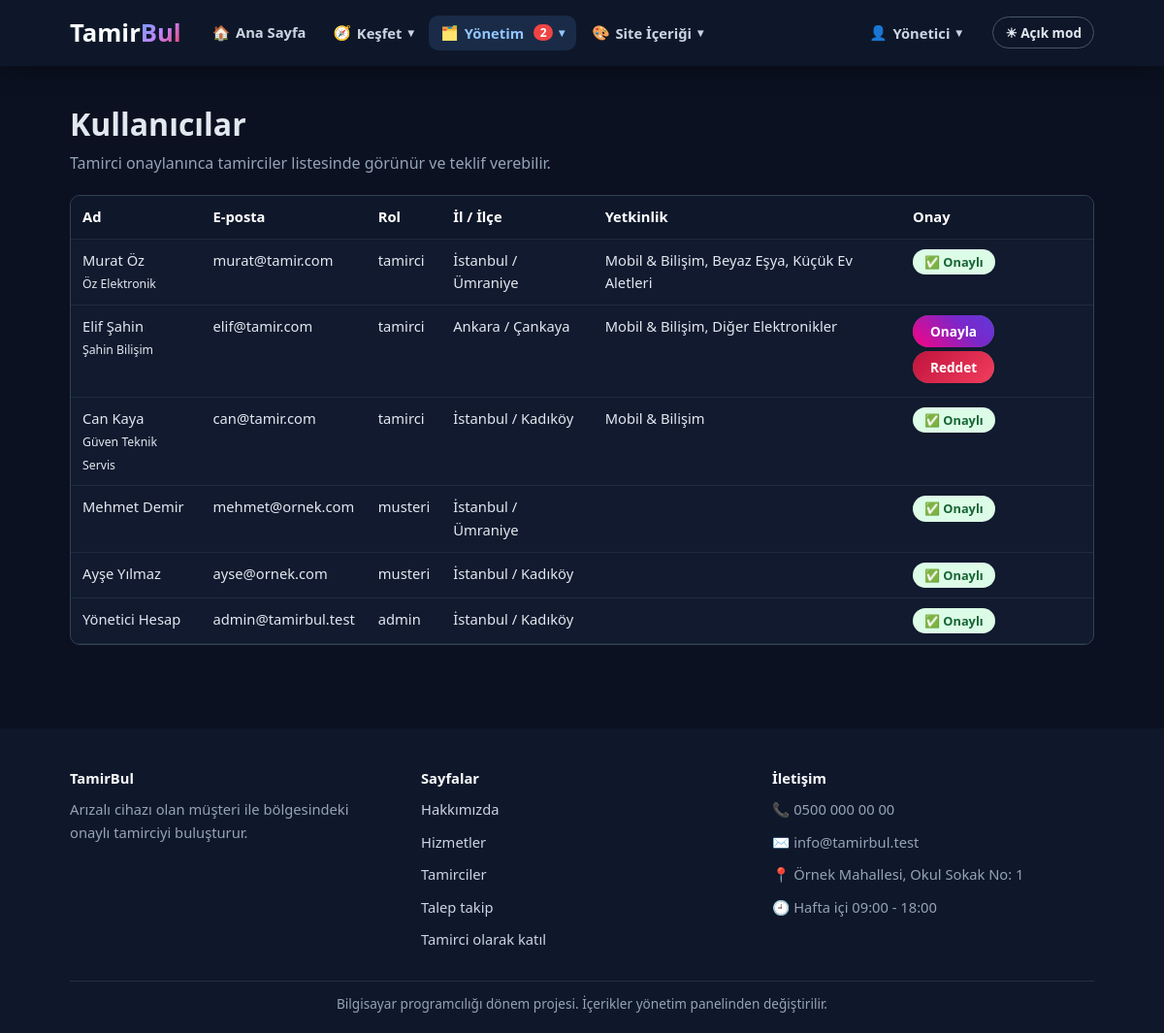
Page /admin/kullanicilar.php (signed in) on the committed database.
### tables this page shows
CREATE TABLE site_ayarlari (
    id INT AUTO_INCREMENT PRIMARY KEY,  
    anahtar VARCHAR(50) NOT NULL UNIQUE,  
    deger TEXT NOT NULL,  
    etiket VARCHAR(100) NOT NULL DEFAULT ''  
);

CREATE TABLE kullanicilar (
    id INT AUTO_INCREMENT PRIMARY KEY,  
    ad VARCHAR(50) NOT NULL,  
    soyad VARCHAR(50) NOT NULL,  
    eposta VARCHAR(100) NOT NULL UNIQUE,  
    sifre VARCHAR(255) NOT NULL,  
    telefon VARCHAR(20) NOT NULL,  
    rol VARCHAR(20) NOT NULL,  
    isletme_adi VARCHAR(100) NOT NULL DEFAULT '',  
    sehir VARCHAR(50) NOT NULL,  
    ilce VARCHAR(50) NOT NULL DEFAULT '',  
    adres TEXT NOT NULL,  
    hakkinda TEXT NOT NULL,  
    onayli TINYINT NOT NULL DEFAULT 0,  
    kayit_tarihi DATETIME NOT NULL  
);

### ortak/hazirla.php (called while the page is built, shortened)
<?php
if (is_dir("ortak")) {
    $kok = "";
} else {
    $kok = "../";
}
include __DIR__ . "/baglanti.php";
include __DIR__ . "/guvenlik.php";
include __DIR__ . "/yazi-stili.php";

### ortak/baglanti.php (called while the page is built, shortened)
<?php
$baglanti = mysqli_connect("127.0.0.1", "root", "", "tamirbul");
$veritabani_hazir = ($baglanti != false);
if ($veritabani_hazir) {
    mysqli_set_charset($baglanti, "utf8mb4");
}
function sorgula($sorgu) {
    global $baglanti;
    return mysqli_query($baglanti, $sorgu);
}
function satirlar($sorgu) {
    $liste = array();
    $sonuc = sorgula($sorgu);
    while ($sonuc && $satir = mysqli_fetch_assoc($sonuc)) {
        $liste[] = $satir;
    }
    return $liste;
}
function tek_satir($sorgu) {
    $liste = satirlar($sorgu);
    if (count($liste) == 0) {
        return null;
    }
    return $liste[0];
}
function sayi_getir($sorgu) {
    $satir = tek_satir($sorgu);
    return (int) reset($satir);
}
function temizle($yazi) {
    global $baglanti;
    return mysqli_real_escape_string($baglanti, $yazi);
}
function ayar_getir($anahtar, $yoksa_bu) {
    $satir = tek_satir("SELECT deger FROM site_ayarlari WHERE anahtar = '" . temizle($anahtar) . "'");
    return $satir["deger"];
}
function yetkinlik_metni($tamirci_id) {
    $adlar = array();
    foreach (satirlar("SELECT kategoriler.ad FROM tamirci_yetkinlikleri INNER JOIN kategoriler ON kategoriler.id = kategori_id WHERE tamirci_id = " . (int) $tamirci_id) as $kategori) {
        $adlar[] = $kategori["ad"];
    }
    return implode(", ", $adlar);
}

### ortak/yazi-stili.php (called while the page is built, shortened)
<?php
function yazi_stili_oku($anahtar) {
    global $yazi_stil_secenekleri;
    $satir = tek_satir("SELECT * FROM yazi_stilleri WHERE anahtar = '" . temizle($anahtar) . "'");
    $secimler = array();
    foreach ($yazi_stil_secenekleri as $sutun => $bilgi) {
        $secimler[$sutun] = "";
    }
    return $secimler;
}
function yazi_stili($anahtar) {
    $secimler = yazi_stili_oku($anahtar);
    $css = "";
    if ($css == "") {
        return "";
    }
    return ' style="' . trim($css) . '"';
}

### ortak/guvenlik.php (called while the page is built, shortened)
<?php
function temiz_yaz($metin) {
    return htmlspecialchars($metin, ENT_QUOTES, "UTF-8");
}

### admin/kullanicilar.php (the view, shortened to what this page needs)
<?php
include "../ortak/hazirla.php";
$kisiler = satirlar("SELECT * FROM kullanicilar ORDER BY id DESC");
include "../ortak/baslik.php";
?>
<section class="sayfa">
    <div class="kapsayici">
        <h1>Kullanıcılar</h1>
        <p class="giris-metni">Tamirci onaylanınca tamirciler listesinde görünür ve teklif verebilir.</p>
        <div class="tablo-kutu">
            <table>
                <tr><th>Ad</th><th>E-posta</th><th>Rol</th><th>İl / İlçe</th><th>Yetkinlik</th><th>Onay</th></tr>
                <?php foreach ($kisiler as $kisi) { ?>
                    <tr>
                        <td><?php echo temiz_yaz($kisi["ad"] . " " . $kisi["soyad"]); ?><br><small><?php echo temiz_yaz($kisi["isletme_adi"]); ?></small></td>
                        <td><?php echo temiz_yaz($kisi["eposta"]); ?></td>
                        <td><?php echo temiz_yaz($kisi["rol"]); ?></td>
                        <td><?php echo temiz_yaz($kisi["sehir"] . " / " . $kisi["ilce"]); ?></td>
                        <td><?php if ($kisi["rol"] == "tamirci") { echo temiz_yaz(yetkinlik_metni($kisi["id"])); } ?></td>
                        <td>
                            <?php if ($kisi["onayli"] == 1) { ?>
                                <span class="badge badge-success">Onaylı</span>
                            <?php } else { ?>
                                <form method="post" action="kullanici-onay.php">
                                    <button class="btn btn-sm btn-secondary" type="submit">Onayla</button>
                                </form>
                                <?php if ($kisi["onayli"] == 0) { ?>
                                    <form method="post" action="kullanici-onay.php" data-onay="Başvuru reddedilsin mi?">
                                        <button class="btn btn-sm btn-danger" type="submit">Reddet</button>
                                    </form>
                                <?php } ?>
                            <?php } ?>
                        </td>
                    </tr>
                <?php } ?>
            </table>
        </div>
    </div>
</section>
<?php
include "../ortak/altlik.php";
?>

### ortak/baslik.php (shortened to what this page needs)
<?php
$site_adi = ayar_getir("site_adi", "TamirBul");
$logo_on = mb_substr($site_adi, 0, 5, "UTF-8");
$logo_arka = mb_substr($site_adi, 5, null, "UTF-8");
$tema = "koyu";
$tema_dugme_yazisi = "☀ Açık mod";
$acik_sayfa = basename($_SERVER["PHP_SELF"]);
if ($kok != "") {
    $acik_sayfa = basename(dirname($_SERVER["PHP_SELF"])) . "/" . $acik_sayfa;
}
function menu_linki($adres, $ikon, $yazi, $aciklama, $sayi) {
    return array("adres" => $adres, "ikon" => $ikon, "yazi" => $yazi, "aciklama" => $aciklama, "sayi" => $sayi);
}
$rol = "ziyaretci";
if (giris_yapildi_mi()) {
    $rol = $_SESSION["rol"];
}
$kisi_basligi = "Hesap";
if (giris_yapildi_mi()) {
    $kisi_basligi = $_SESSION["ad"];
}
$menu_gruplari = array();
$menu_gruplari[] = array("baslik" => "Keşfet", "ikon" => "🧭", "sag" => false, "linkler" => array(
    menu_linki("hizmetler.php", "🛠️", "Hizmetler", "Tamir çeşitleri ve başlangıç fiyatları", 0),
    menu_linki("tamirciler.php", "👷", "Tamirciler", "Onaylı tamirciler ve puanları", 0),
    menu_linki("hakkimizda.php", "💡", "Hakkımızda", "TamirBul nedir, nasıl çalışır?", 0),
    menu_linki("iletisim.php", "✉️", "İletişim", "Bize yazın, sorunuzu sorun", 0)
));
if ($rol == "admin") {
    $menu_bekleyen_usta = sayi_getir("SELECT COUNT(*) FROM kullanicilar WHERE rol = 'tamirci' AND onayli = 0");
    $menu_okunmamis_mesaj = sayi_getir("SELECT COUNT(*) FROM mesajlar WHERE okundu = 0");
    $menu_gruplari[] = array("baslik" => "Yönetim", "ikon" => "🗂️", "sag" => false, "linkler" => array(
        menu_linki("admin/panel.php", "📊", "Özet", "Her şey tek ekranda", 0),
        menu_linki("admin/kullanicilar.php", "👥", "Kullanıcılar", "Üyeler ve tamirci onayı", $menu_bekleyen_usta),
        menu_linki("admin/talepler.php", "📋", "Talepler", "Bütün talepler ve durumları", 0),
        menu_linki("admin/randevular.php", "📅", "Randevular", "Kurulan randevular", 0),
        menu_linki("admin/mesajlar.php", "✉️", "Mesajlar", "İletişim formundan gelenler", $menu_okunmamis_mesaj),
        menu_linki("admin/kayitlar.php", "📜", "İşlem kayıtları", "Kim, ne zaman, ne yaptı (log)", 0)
    ));
    $menu_gruplari[] = array("baslik" => "Site İçeriği", "ikon" => "🎨", "sag" => false, "linkler" => array(
        menu_linki("admin/ayarlar.php", "✏️", "Site yazıları", "Yazılar ve yazı stilleri", 0),
        menu_linki("admin/slaytlar.php", "🖼️", "Ana sayfa resimleri", "Üstte değişen resimler", 0),
        menu_linki("admin/adimlar.php", "🔢", "Nasıl çalışır", "Adım kartları", 0),
        menu_linki("admin/kategoriler.php", "🗃️", "Kategoriler", "Ana kategoriler", 0),
        menu_linki("admin/cihaz-turleri.php", "📱", "Cihaz türleri", "Formdaki cihaz listesi", 0),
        menu_linki("admin/hizmetler.php", "🛠️", "Hizmetler", "Tamir çeşitleri ve fiyatlar", 0),
        menu_linki("admin/konumlar.php", "📍", "İl / İlçe", "Konum listesi", 0),
        menu_linki("admin/sayfa-icerik.php", "📄", "Sayfa yazıları", "Hakkımızda gibi uzun yazılar", 0)
    ));
    $menu_gruplari[] = array("baslik" => $kisi_basligi, "ikon" => "👤", "sag" => true, "linkler" => array(
        menu_linki("cikis.php", "🚪", "Çıkış Yap", "", 0)
    ));
}
foreach ($menu_gruplari as $sira => $grup) {
    $toplam_sayi = 0;
    $grupta_mi = false;
    foreach ($grup["linkler"] as $link) {
        $toplam_sayi = $toplam_sayi + $link["sayi"];
        if ($link["adres"] == $acik_sayfa) {
            $grupta_mi = true;
        }
    }
    $menu_gruplari[$sira]["toplam_sayi"] = $toplam_sayi;
    $menu_gruplari[$sira]["aktif"] = $grupta_mi;
}
?>
<!DOCTYPE html>
<html lang="tr" class="<?php echo $tema; ?>">
<head>
    <link rel="stylesheet" href="<?php echo $kok; ?>css/stil.css">
</head>
<body>
    <header class="navbar">
        <div class="container navbar-container">
            <a class="logo" href="<?php echo $kok; ?>index.php">
                <h1<?php echo yazi_stili("site_adi"); ?>><?php echo temiz_yaz($logo_on); ?><span><?php echo temiz_yaz($logo_arka); ?></span></h1>
            </a>
            <button type="button" id="tema-dugmesi" class="tema-dugmesi"><?php echo $tema_dugme_yazisi; ?></button>
            <nav id="menu" class="menu">
                <a class="menu-linki <?php if ($acik_sayfa == "index.php") { echo "aktif"; } ?>" href="<?php echo $kok; ?>index.php"><span class="ikon">🏠</span> Ana Sayfa</a>
                <?php foreach ($menu_gruplari as $grup) { ?>
                    <div class="acilir <?php if ($grup["sag"]) { echo "sag"; } ?> <?php if ($grup["aktif"]) { echo "aktif"; } ?>">
                        <button type="button" class="acilir-dugme" aria-expanded="false">
                            <span class="ikon"><?php echo $grup["ikon"]; ?></span>
                            <?php echo temiz_yaz($grup["baslik"]); ?>
                            <?php if ($grup["toplam_sayi"] > 0) { ?>
                                <span class="menu-sayisi"><?php echo $grup["toplam_sayi"]; ?></span>
                            <?php } ?>
                            <span class="acilir-ok">▾</span>
                        </button>
                    </div>
                <?php } ?>
            </nav>
        </div>
    </header>
    <main>

### ortak/altlik.php (shortened to what this page needs)
<?php
$alt_site_adi = ayar_getir("site_adi", "TamirBul");
$alt_aciklama = ayar_getir("altlik_aciklama", "");
$alt_telefon = ayar_getir("telefon", "");
$alt_eposta = ayar_getir("eposta", "");
$alt_adres = ayar_getir("adres", "");
$alt_saat = ayar_getir("calisma_saatleri", "");
$alt_not = ayar_getir("altlik_not", "");
?>
    </main>
    <footer class="footer">
        <div class="container footer-container">
            <div>
                <strong<?php echo yazi_stili("site_adi"); ?>><?php echo temiz_yaz($alt_site_adi); ?></strong>
                <p<?php echo yazi_stili("altlik_aciklama"); ?>><?php echo temiz_yaz($alt_aciklama); ?></p>
            </div>
            <div>
                <strong>Sayfalar</strong>
                <p><a href="<?php echo $kok; ?>hakkimizda.php">Hakkımızda</a></p>
                <p><a href="<?php echo $kok; ?>hizmetler.php">Hizmetler</a></p>
                <p><a href="<?php echo $kok; ?>tamirciler.php">Tamirciler</a></p>
                <p><a href="<?php echo $kok; ?>talep-takip.php">Talep takip</a></p>
                <p><a href="<?php echo $kok; ?>tamirci-kayit.php">Tamirci olarak katıl</a></p>
            </div>
            <div>
                <strong>İletişim</strong>
                <p><span class="ikon ikon-salla">📞</span> <span<?php echo yazi_stili("telefon"); ?>><?php echo temiz_yaz($alt_telefon); ?></span></p>
                <p><span class="ikon">✉️</span> <span<?php echo yazi_stili("eposta"); ?>><?php echo temiz_yaz($alt_eposta); ?></span></p>
                <p><span class="ikon ikon-zipla">📍</span> <span<?php echo yazi_stili("adres"); ?>><?php echo temiz_yaz($alt_adres); ?></span></p>
                <p><span class="ikon ikon-don">🕘</span> <span<?php echo yazi_stili("calisma_saatleri"); ?>><?php echo temiz_yaz($alt_saat); ?></span></p>
            </div>
        </div>
        <div class="container alt-not">
            <p<?php echo yazi_stili("altlik_not"); ?>><?php echo temiz_yaz($alt_not); ?></p>
        </div>
    </footer>
</body>
</html>

### rows in the picture
site_ayarlari: deger "Tamir", deger "Bul", deger "TamirBul"
kullanicilar: ikon "👤", ad "Yönetici", temiz_yaz($kisi["ad"] . " " . $kisi["soyad"]) "Yönetici Hesap", eposta "admin@tamirbul.test", rol "admin", temiz_yaz($kisi["sehir"] . " / " . $kisi["ilce"]) "İstanbul / Kadıköy", onayli "Onaylı"
kullanicilar: temiz_yaz($kisi["ad"] . " " . $kisi["soyad"]) "Murat Öz", isletme_adi "Öz Elektronik", eposta "murat@tamir.com", rol "tamirci", temiz_yaz($kisi["sehir"] . " / " . $kisi["ilce"]) "İstanbul / Ümraniye", id "Mobil & Bilişim, Beyaz Eşya, Küçük Ev Aletleri", onayli "Onaylı"
kullanicilar: temiz_yaz($kisi["ad"] . " " . $kisi["soyad"]) "Elif Şahin", isletme_adi "Şahin Bilişim", eposta "elif@tamir.com", rol "tamirci", temiz_yaz($kisi["sehir"] . " / " . $kisi["ilce"]) "Ankara / Çankaya", id "Mobil & Bilişim, Diğer Elektronikler"
kullanicilar: temiz_yaz($kisi["ad"] . " " . $kisi["soyad"]) "Can Kaya", isletme_adi "Güven Teknik Servis", eposta "can@tamir.com", rol "tamirci", temiz_yaz($kisi["sehir"] . " / " . $kisi["ilce"]) "İstanbul / Kadıköy", id "Mobil & Bilişim", onayli "Onaylı"
kullanicilar: temiz_yaz($kisi["ad"] . " " . $kisi["soyad"]) "Mehmet Demir", eposta "mehmet@ornek.com", rol "musteri", temiz_yaz($kisi["sehir"] . " / " . $kisi["ilce"]) "İstanbul / Ümraniye", onayli "Onaylı"
kullanicilar: temiz_yaz($kisi["ad"] . " " . $kisi["soyad"]) "Ayşe Yılmaz", eposta "ayse@ornek.com", rol "musteri", temiz_yaz($kisi["sehir"] . " / " . $kisi["ilce"]) "İstanbul / Kadıköy", onayli "Onaylı"
site_ayarlari: deger "Arızalı cihazı olan müşteri ile bölgesindeki onaylı tamirciyi buluşturur."
site_ayarlari: deger "0500 000 00 00"
site_ayarlari: deger "info@tamirbul.test"
site_ayarlari: deger "Örnek Mahallesi, Okul Sokak No: 1"
site_ayarlari: deger "Hafta içi 09:00 - 18:00"
site_ayarlari: deger "Bilgisayar programcılığı dönem projesi. İçerikler yönetim panelinden değiştirilir."

### other values in the picture
$tema_dugme_yazisi "☀ Açık mod"
$grup["ikon"] "🧭"
temiz_yaz($grup["baslik"]) "Keşfet"
$grup["ikon"] "🗂️"
temiz_yaz($grup["baslik"]) "Yönetim"
$grup["toplam_sayi"] "2"
$grup["ikon"] "🎨"
temiz_yaz($grup["baslik"]) "Site İçeriği"
